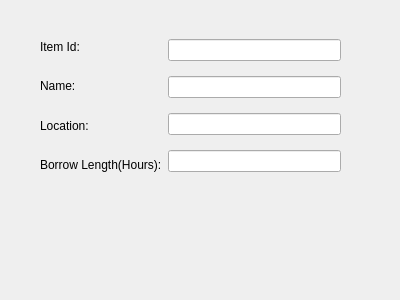
<?xml version="1.0" encoding="UTF-8"?>
<ui version="4.0">
 <class>AddItemWindow</class>
 <widget class="QDialog" name="AddItemWindow">
  <property name="geometry">
   <rect>
    <x>0</x>
    <y>0</y>
    <width>400</width>
    <height>300</height>
   </rect>
  </property>
  <property name="windowTitle">
   <string>Dialog</string>
  </property>
  <widget class="QWidget" name="">
   <property name="geometry">
    <rect>
     <x>40</x>
     <y>30</y>
     <width>301</width>
     <height>151</height>
    </rect>
   </property>
   <layout class="QHBoxLayout" name="horizontalLayout">
    <item>
     <layout class="QVBoxLayout" name="verticalLayout">
      <item>
       <widget class="QLabel" name="label">
        <property name="text">
         <string>Item Id:</string>
        </property>
       </widget>
      </item>
      <item>
       <widget class="QLabel" name="label_2">
        <property name="text">
         <string>Name:</string>
        </property>
       </widget>
      </item>
      <item>
       <widget class="QLabel" name="label_3">
        <property name="text">
         <string>Location:</string>
        </property>
       </widget>
      </item>
      <item>
       <widget class="QLabel" name="label_4">
        <property name="text">
         <string>Borrow Length(Hours):</string>
        </property>
       </widget>
      </item>
     </layout>
    </item>
    <item>
     <layout class="QVBoxLayout" name="verticalLayout_2">
      <item>
       <widget class="QLineEdit" name="lineEdit_ItemId"/>
      </item>
      <item>
       <widget class="QLineEdit" name="lineEdit_Name"/>
      </item>
      <item>
       <widget class="QLineEdit" name="lineEdit_Location"/>
      </item>
      <item>
       <widget class="QLineEdit" name="lineEdit_BorrowLength"/>
      </item>
     </layout>
    </item>
   </layout>
  </widget>
 </widget>
 <resources/>
 <connections/>
</ui>
